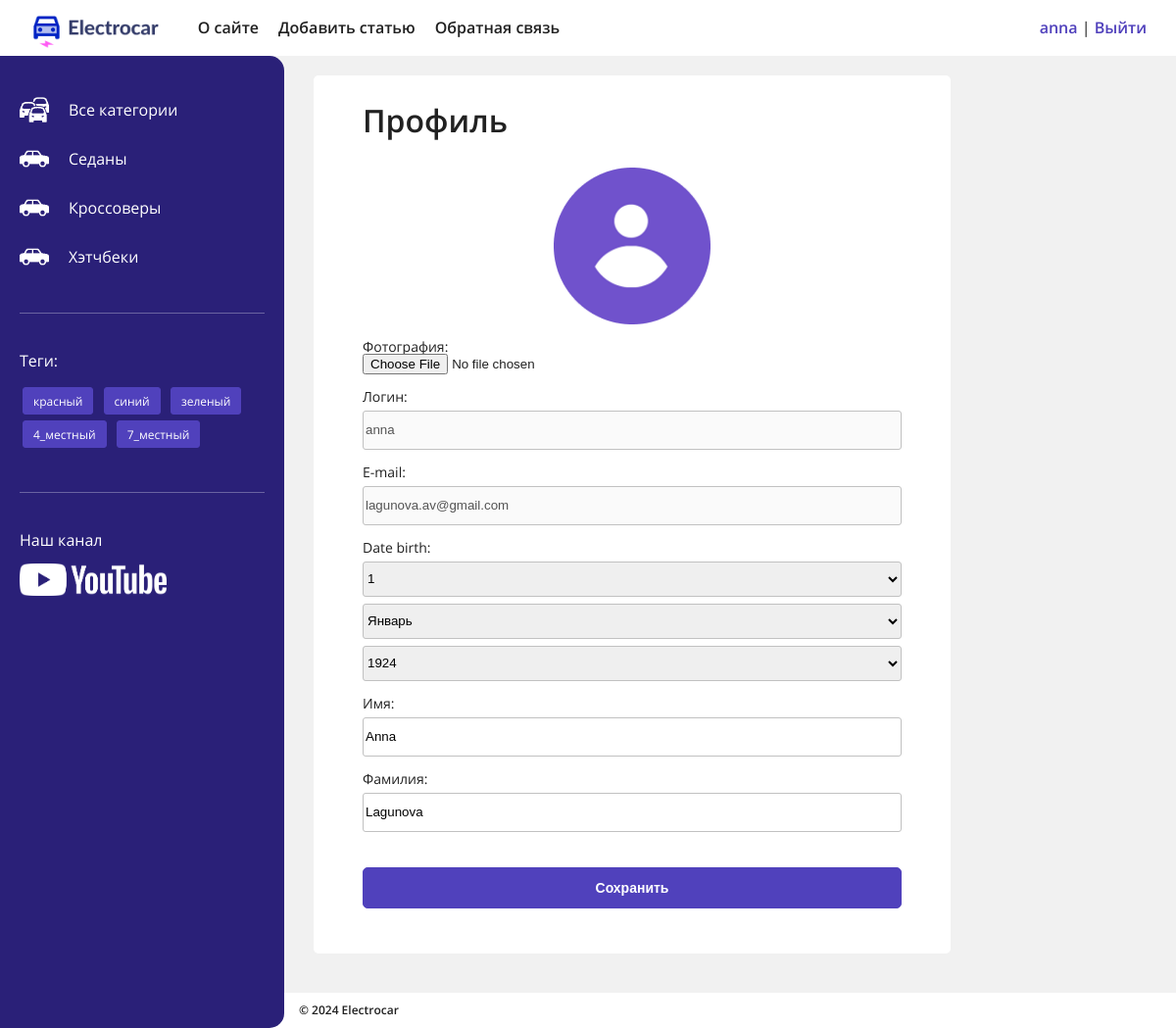
The page /users/profile/ (signed in) on the database its author committed.
### users/models.py (models this page shows)
class User(AbstractUser):
    photo = models.ImageField(upload_to="users/%Y/%m/%d/", blank=True, null=True, verbose_name="Фотография")
    date_birth = models.DateTimeField(blank=True, null=True, verbose_name="Дата рождения")

### cars/models.py (models this page shows, shortened)
class Category(models.Model):
    name = models.CharField(max_length=100, db_index=True, verbose_name="Категория")
    slug = models.SlugField(max_length=255, unique=True, db_index=True)
    def get_absolute_url(self):
        return reverse('category', kwargs={'cat_slug': self.slug})
    class Meta:
        verbose_name = 'Категория'
        verbose_name_plural = 'Категории'

class TagPost(models.Model):
    tag = models.CharField(max_length=100, db_index=True)
    slug = models.SlugField(max_length=255, unique=True, db_index=True)
    def get_absolute_url(self):
        return reverse('tag', kwargs={'tag_slug': self.slug})

### users/views.py (the view, shortened to what this page needs)
# urls.py: path('profile/', views.ProfileUser.as_view(), name='profile'),
class ProfileUser(LoginRequiredMixin, UpdateView):
    model = get_user_model()
    form_class = ProfileUserForm
    template_name = 'users/profile.html'
    extra_context = {'title': "Профиль пользователя", 'default_image': settings.DEFAULT_USER_IMAGE}
    def get_object(self, queryset=None):
        return self.request.user

### users/forms.py
class ProfileUserForm(forms.ModelForm):
    username = forms.CharField(disabled=True, label='Логин', widget=forms.TextInput(attrs={'class': 'form-input'}))
    email = forms.CharField(disabled=True, label='E-mail', widget=forms.TextInput(attrs={'class': 'form-input'}))
    this_year = datetime.date.today().year
    date_birth = forms.DateField(widget=forms.SelectDateWidget(years=tuple(range(this_year - 100, this_year - 5))))
    class Meta:
        model = get_user_model()
        fields = ['photo', 'username', 'email', 'date_birth', 'first_name', 'last_name']
        labels = {
            'first_name': 'Имя',
            'last_name': 'Фамилия',
        }
        widgets = {
            'first_name': forms.TextInput(attrs={'class': 'form-input'}),
            'last_name': forms.TextInput(attrs={'class': 'form-input'}),
        }

### cars/templatetags/carstag.py (called while the page is built)
@register.inclusion_tag('cars/list_categories.html')
def show_categories(cat_selected_id=0):
    cats = Category.objects.all()
    return dict(cats=cats, cat_selected=cat_selected_id)

@register.inclusion_tag('cars/list_tags.html')
def show_all_tags():
    return {"tags": TagPost.objects.all()}

### users/context_processors.py (called while the page is built)
def get_cars_context(request):
    return {'mainmenu': menu}

### templates/users/profile.html (shortened to what this page needs)
{% extends 'base.html' %}
{% block content %}
<div class="app-block app-block-big profile">
    <h1>Профиль</h1>
    <form method="post" enctype="multipart/form-data">
        {% if user.photo %}
        <p>
            <img src="{{ user.photo.url }}">
            {% else %}
        <p>
            <img src="{{ default_image }}">
            {% endif %}
        </p>
        {% for f in form %}
        <p><label class="form-label" for="{{ f.id_for_label }}">{{f.label}}: </label>{{ f }}</p>
        {% endfor %}
        <p>
            <button type="submit" class="app-button app-button-big">Сохранить</button>
        </p>
    </form>
</div>
{% endblock %}

### templates/base.html (shortened to what this page needs)
{% load static %}
{% load carstag %}
<!DOCTYPE html>
<html>
<head>
    <link type="text/css" href="{% static 'cars/css/styles.css' %}" rel="stylesheet"/>
</head>
<body>
<header>
    {% block mainmenu %}
    <a class="logo" href="{% url 'home' %}"><img src="{% static 'cars/images/logo.png' %}"></a>
    <ul class="main-menu">
        {% for m in mainmenu %}
        <li><a href="{% url m.url_name %}">{{m.title}}</a></li>
        {% endfor %}
    </ul>
    <div>
        {% if user.is_authenticated %}
        <a class="app-link" href="{% url 'users:profile' %}">{{user.username}}</a> | <a class="app-link" href="{% url 'users:logout' %}">Выйти</a>
        {% else %}
        <a class="app-link" href="{% url 'users:login' %}">Войти</a> | <a class="app-link" href="{% url 'users:register' %}">Регистрация</a>
        {% endif %}
    </div>
    {% endblock mainmenu %}
</header>
<main>
    <div class="sidebar">
        <ul class="categories-list">
            {% if cat_selected == 0 %}
            <li class="selected">
                <img src="{% static 'cars/images/cars.png' %}">
                <span>Все категории</span>
            </li>
            {% else %}
            <li>
                <a href="{% url 'home' %}">
                    <img src="{% static 'cars/images/cars.png' %}">
                    <span>Все категории</span>
                </a>
            </li>
            {% endif %}
            {% show_categories cat_selected %}
        </ul>
        <div class="line"></div>
        {% show_all_tags %}
        <div class="line"></div>
        <div class="share">
            <p>Наш канал</p>
            <a class="share-yt" href="https://www.youtube.com" target="_blank" rel="nofollow">
                <img src="{% static 'cars/images/yt-logo.png' %}">
            </a>
        </div>
    </div>
    <div class="content-wrapper">
        <div class="content">
            <div class="content-text">
                {% block content %}
                {% endblock %}
            </div>
        </div>
        <footer>
            <p>&copy; 2024 Electrocar</p>
        </footer>
    </div>
</main>
</body>
</html>

### templates/cars/list_categories.html
{% load static %}
{% for cat in cats %}
{% if cat.id == cat_selected %}
<li class="selected">
    <img src="{% static 'cars/images/car.png' %}">
    <span>{{cat.name}}</span>
</li>
{% else %}
<li>
    <a href="{{ cat.get_absolute_url }}">
        <img src="{% static 'cars/images/car.png' %}">
        <span>{{cat.name}}</span>
    </a>
</li>
{% endif %}
{% endfor %}

### templates/cars/list_tags.html
{% if tags %}
<p>Теги:</p>
<ul class="tags-list">
    {% for t in tags %}
    <li><a href="{{t.get_absolute_url}}">{{t.tag}}</a></li>
    {% endfor %}
</ul>
{% endif %}

### static/cars/css/styles.css (style rules this page uses)
html { --text-color: #212121; --accent-color: #5041BC; --dark-color: #2a2078; --bg-color: #f1f1f1; --border-color: #c1c1c1; }
html, body { margin: 0; padding: 0; height: 100%; box-sizing: border-box; line-height: 1; }
a { text-decoration: none; }
ul { list-style: none; padding: 0; }
.app-link { font-weight: 600; color: var(--accent-color); }
.app-button { background: var(--accent-color); color: #ffffff; padding: 7px 14px; border-radius: 5px; font-size: 14px; font-weight: 600; border: 1px solid var(--accent-color); cursor: pointer; }
.app-button-big { padding: 12px 20px; }
body { min-height: 100vh; display: flex; flex-direction: column; color: var(--text-color); font-family: 'Open Sans', sans-serif, Arial; min-width: 950px; overflow-x: hidden; }
main { display: flex; flex: 1 1 auto; height: 100vh; overflow: hidden; background: var(--bg-color); }
.content-wrapper { display: flex; flex: 1 1 auto; flex-direction: column; height: 100%; }
.app-block { background: #ffffff; border-radius: 5px; padding: 30px 50px; width: 450px; box-sizing: border-box; }
.app-block-big { width: 650px; }
.app-block h1 { margin: 0; }
header { height: 60px; padding: 0 30px; display: flex; align-items: center; }
header .logo { display: block; margin-right: 40px; }
header .logo img { height: 35px; margin-top: 10px; }
header .main-menu { display: flex; margin-right: auto; }
header .main-menu li { margin-right: 20px; }
header .main-menu a { color: var(--text-color); font-weight: 600; }
.sidebar { width: 250px; min-width: 250px; max-width: 250px; background-color: var(--dark-color); color: #ffffff; padding: 20px; border-radius: 0 15px 15px 0; z-index: 2; }
.sidebar ul li { color: #ffffff; cursor: pointer; }
.sidebar .categories-list li { margin: 20px 0; }
.sidebar ul.categories-list li { color: #ffffff; display: flex; align-items: center; }
.sidebar ul.categories-list li img { width: 30px; margin-right: 20px; }
.sidebar ul.categories-list li a { color: #ffffff; display: flex; align-items: center; }
.sidebar ul.categories-list li span { display: inline-block; padding: 5px 0; }
.sidebar ul.tags-list { width: 100%; }
.sidebar ul.tags-list li { display: inline-block; background: var(--accent-color); border: 1px solid var(--accent-color); padding: 4px 10px 6px; color: #ffffff; border-radius: 3px; margin: 3px; }
.sidebar ul.tags-list li a { color: #ffffff; font-size: 12px; }
.sidebar .line { width: 100%; height: 2px; border-bottom: 1px solid #ffffff; opacity: 0.3; margin: 40px 0; }
.sidebar .share img { width: 150px; }
footer { font-size: 12px; background: #ffffff; margin-left: -15px; padding: 0 30px; z-index: 1; font-weight: bold; border-top: 1px solid var(--bg-color); }
.content { height: 100%; width: 100%; display: flex; flex-direction: column; overflow-y: auto; }
.content .content-text { margin: 20px 30px; padding-bottom: 20px; }
form input[type="text"], form input[type="password"], form input[type="email"], form select { height: 36px; border-radius: 3px; border: 1px solid var(--border-color); margin-top: 7px; }
form p { padding: 0; display: flex; flex-direction: column; }
form p label { font-size: 14px; }
form .app-button { margin-top: 20px; }
.profile form img { width: 160px; margin: 0 auto; height: 100%; }
.profile form > p:nth-of-type(2) { font-size: 0; }

### rows shown on the page
User: username "anna", form "anna" "lagunova.av@gmail.com" "Anna" "Lagunova"
Category: name "Седаны"
Category: name "Кроссоверы"
Category: name "Хэтчбеки"
TagPost: tag "красный"
TagPost: tag "синий"
TagPost: tag "зеленый"
TagPost: tag "4_местный"
TagPost: tag "7_местный"

### other values the page prints
{{ m.title }} "О сайте" "Добавить статью" "Обратная связь"
{{ f.label }} "Фотография" "Логин" "E-mail" "Date birth" "Имя" "Фамилия"
